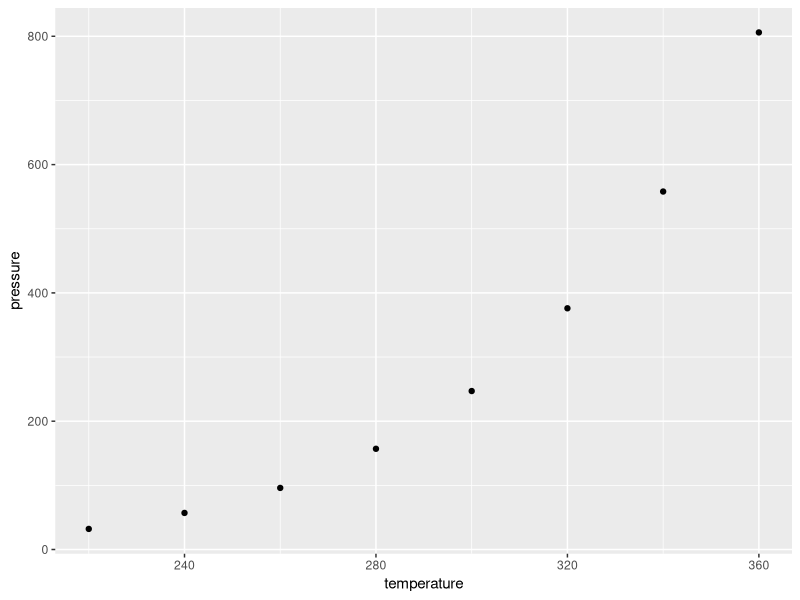

Here is the R script that generated this plot:
## ---- chunk 1
options(htmltools.dir.version = FALSE)
## ---- chunk 2
pressure_high_temp <- pressure[pressure["temperature"] > 200, ]
## ---- chunk 3
library(ggplot2)
qplot(x=temperature, y=pressure, data=pressure_high_temp)
